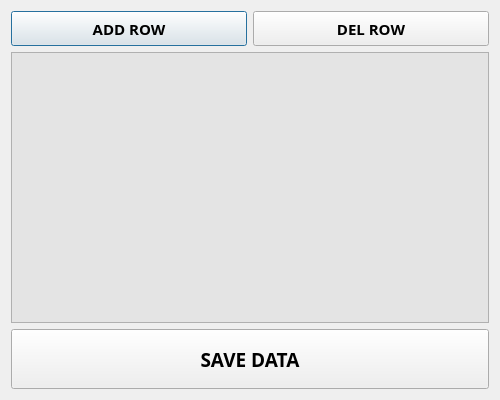
<?xml version="1.0" encoding="UTF-8"?>
<ui version="4.0">
 <class>Dialog</class>
 <widget class="QDialog" name="Dialog">
  <property name="geometry">
   <rect>
    <x>0</x>
    <y>0</y>
    <width>500</width>
    <height>400</height>
   </rect>
  </property>
  <property name="minimumSize">
   <size>
    <width>350</width>
    <height>350</height>
   </size>
  </property>
  <property name="font">
   <font>
    <family>Arial Rounded MT Bold</family>
   </font>
  </property>
  <property name="windowTitle">
   <string notr="true">INPUT FORM</string>
  </property>
  <property name="toolTip">
   <string notr="true"/>
  </property>
  <property name="statusTip">
   <string notr="true"/>
  </property>
  <property name="whatsThis">
   <string notr="true"/>
  </property>
  <property name="accessibleName">
   <string notr="true"/>
  </property>
  <property name="accessibleDescription">
   <string notr="true"/>
  </property>
  <property name="locale">
   <locale language="English" country="UnitedKingdom"/>
  </property>
  <property name="windowFilePath">
   <string notr="true"/>
  </property>
  <layout class="QGridLayout" name="gridLayout">
   <item row="0" column="0">
    <widget class="QPushButton" name="btn_row_add">
     <property name="enabled">
      <bool>true</bool>
     </property>
     <property name="minimumSize">
      <size>
       <width>0</width>
       <height>35</height>
      </size>
     </property>
     <property name="maximumSize">
      <size>
       <width>16777215</width>
       <height>35</height>
      </size>
     </property>
     <property name="font">
      <font>
       <family>Arial Rounded MT Bold</family>
       <pointsize>11</pointsize>
       <weight>75</weight>
       <italic>false</italic>
       <bold>true</bold>
      </font>
     </property>
     <property name="toolTip">
      <string notr="true"/>
     </property>
     <property name="statusTip">
      <string notr="true"/>
     </property>
     <property name="whatsThis">
      <string notr="true"/>
     </property>
     <property name="accessibleName">
      <string notr="true"/>
     </property>
     <property name="accessibleDescription">
      <string notr="true"/>
     </property>
     <property name="text">
      <string notr="true">ADD ROW</string>
     </property>
     <property name="shortcut">
      <string notr="true"/>
     </property>
    </widget>
   </item>
   <item row="0" column="1">
    <widget class="QPushButton" name="btn_row_del">
     <property name="enabled">
      <bool>true</bool>
     </property>
     <property name="minimumSize">
      <size>
       <width>0</width>
       <height>35</height>
      </size>
     </property>
     <property name="maximumSize">
      <size>
       <width>16777215</width>
       <height>35</height>
      </size>
     </property>
     <property name="font">
      <font>
       <family>Arial Rounded MT Bold</family>
       <pointsize>11</pointsize>
       <weight>75</weight>
       <italic>false</italic>
       <bold>true</bold>
      </font>
     </property>
     <property name="toolTip">
      <string notr="true"/>
     </property>
     <property name="statusTip">
      <string notr="true"/>
     </property>
     <property name="whatsThis">
      <string notr="true"/>
     </property>
     <property name="accessibleName">
      <string notr="true"/>
     </property>
     <property name="accessibleDescription">
      <string notr="true"/>
     </property>
     <property name="text">
      <string notr="true">DEL ROW</string>
     </property>
     <property name="shortcut">
      <string notr="true"/>
     </property>
    </widget>
   </item>
   <item row="1" column="0" colspan="2">
    <widget class="QTableWidget" name="tbl_main">
     <property name="enabled">
      <bool>true</bool>
     </property>
     <property name="font">
      <font>
       <family>Arial Rounded MT Bold</family>
       <pointsize>10</pointsize>
      </font>
     </property>
     <property name="toolTip">
      <string notr="true"/>
     </property>
     <property name="statusTip">
      <string notr="true"/>
     </property>
     <property name="whatsThis">
      <string notr="true"/>
     </property>
     <property name="accessibleName">
      <string notr="true"/>
     </property>
     <property name="accessibleDescription">
      <string notr="true"/>
     </property>
     <property name="styleSheet">
      <string notr="true">background-color: rgb(228, 228, 228);</string>
     </property>
     <property name="sizeAdjustPolicy">
      <enum>QAbstractScrollArea::AdjustIgnored</enum>
     </property>
     <property name="dragEnabled">
      <bool>false</bool>
     </property>
     <property name="dragDropOverwriteMode">
      <bool>false</bool>
     </property>
     <property name="dragDropMode">
      <enum>QAbstractItemView::NoDragDrop</enum>
     </property>
     <property name="alternatingRowColors">
      <bool>true</bool>
     </property>
     <property name="selectionMode">
      <enum>QAbstractItemView::SingleSelection</enum>
     </property>
     <property name="selectionBehavior">
      <enum>QAbstractItemView::SelectItems</enum>
     </property>
     <attribute name="horizontalHeaderDefaultSectionSize">
      <number>160</number>
     </attribute>
     <attribute name="horizontalHeaderMinimumSectionSize">
      <number>25</number>
     </attribute>
     <attribute name="verticalHeaderVisible">
      <bool>false</bool>
     </attribute>
     <attribute name="verticalHeaderDefaultSectionSize">
      <number>35</number>
     </attribute>
     <attribute name="verticalHeaderMinimumSectionSize">
      <number>35</number>
     </attribute>
    </widget>
   </item>
   <item row="2" column="0" colspan="2">
    <widget class="QPushButton" name="btn_save">
     <property name="sizePolicy">
      <sizepolicy hsizetype="Ignored" vsizetype="Preferred">
       <horstretch>0</horstretch>
       <verstretch>0</verstretch>
      </sizepolicy>
     </property>
     <property name="minimumSize">
      <size>
       <width>0</width>
       <height>60</height>
      </size>
     </property>
     <property name="maximumSize">
      <size>
       <width>16777215</width>
       <height>60</height>
      </size>
     </property>
     <property name="font">
      <font>
       <pointsize>14</pointsize>
       <weight>75</weight>
       <bold>true</bold>
      </font>
     </property>
     <property name="toolTip">
      <string notr="true"/>
     </property>
     <property name="statusTip">
      <string notr="true"/>
     </property>
     <property name="whatsThis">
      <string notr="true"/>
     </property>
     <property name="accessibleName">
      <string notr="true"/>
     </property>
     <property name="accessibleDescription">
      <string notr="true"/>
     </property>
     <property name="locale">
      <locale language="English" country="UnitedKingdom"/>
     </property>
     <property name="text">
      <string notr="true">SAVE DATA</string>
     </property>
     <property name="shortcut">
      <string notr="true"/>
     </property>
    </widget>
   </item>
  </layout>
 </widget>
 <resources/>
 <connections/>
</ui>
